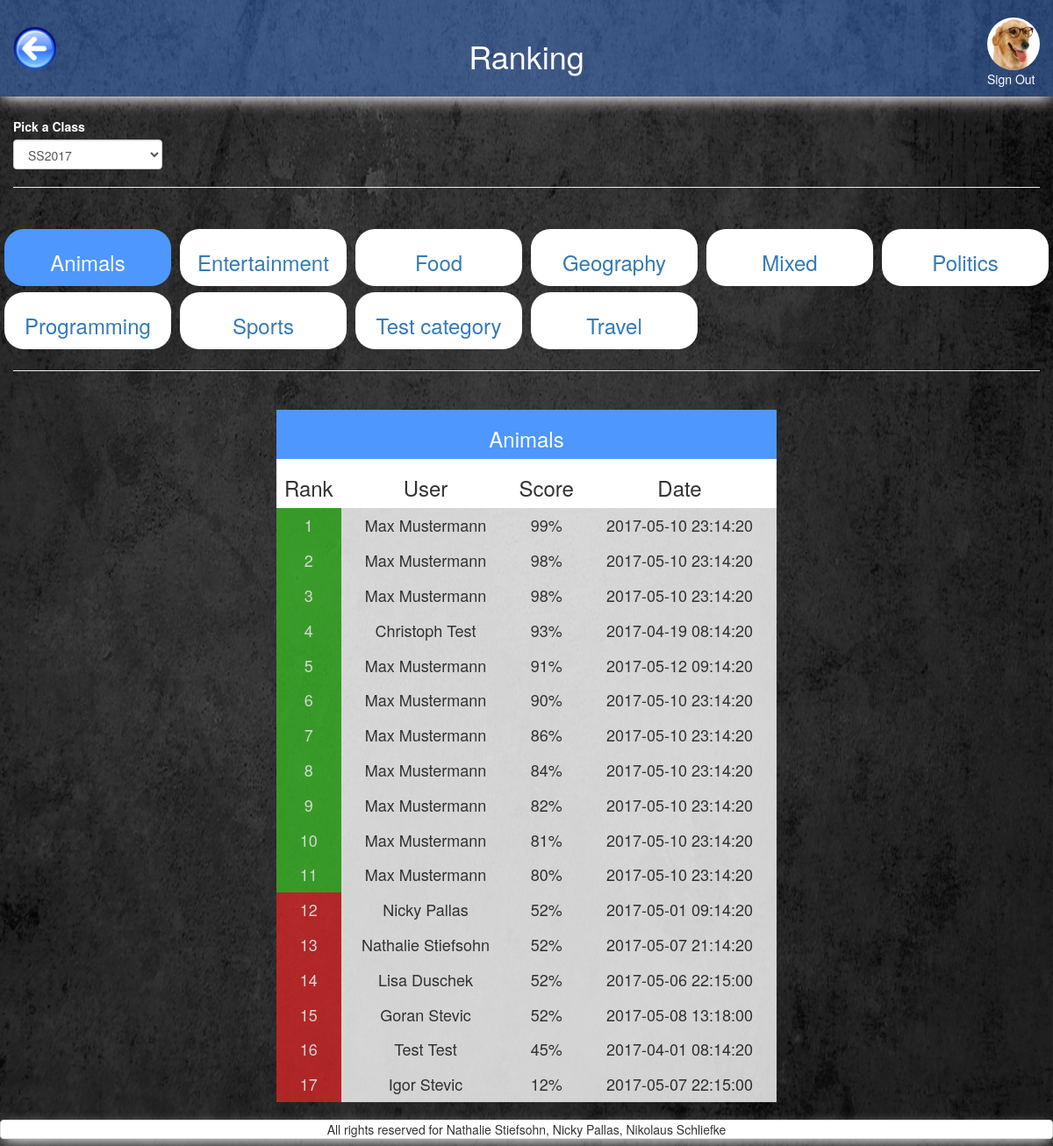
The app's page /admin_ranking.php?selected_category_id=7 (signed in), older data.
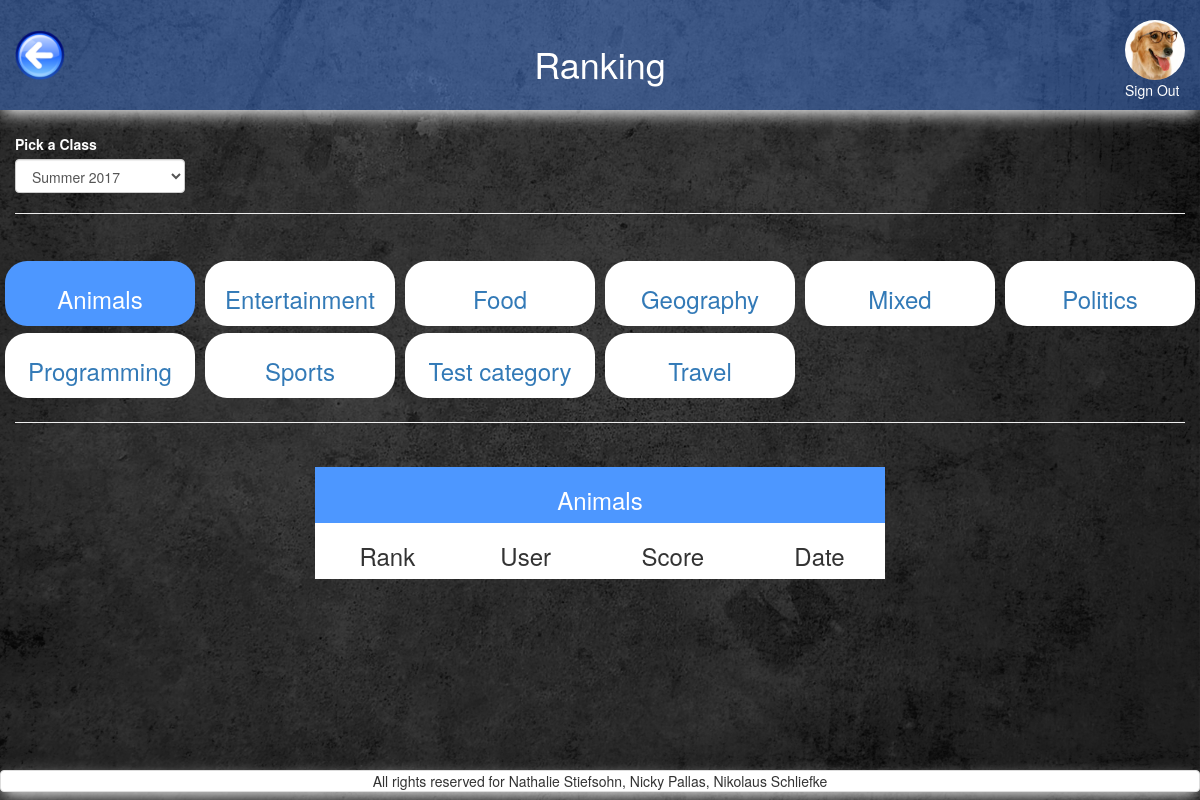
The same page, newer data.
### tables this page shows
CREATE TABLE `categories` (
  `id` int(11) NOT NULL,
  `category` varchar(13) NOT NULL,
  `image` varchar(255) NOT NULL DEFAULT 'default.png',
  `amount_questions` int(11) NOT NULL DEFAULT '8',
  `tries` int(11) NOT NULL DEFAULT '5',
  `passed_at` decimal(3,2) NOT NULL DEFAULT '0.60'
);

CREATE TABLE `quizzes` (
  `id` int(11) NOT NULL,
  `FK_users` int(11) NOT NULL,
  `FK_categories` int(11) NOT NULL,
  `scores` decimal(3,2) DEFAULT NULL,
  `start_timestamp` datetime NOT NULL,
  `end_timestamp` datetime DEFAULT NULL
);

CREATE TABLE `users` (
  `id` int(11) NOT NULL,
  `FK_avatars` int(11) NOT NULL,
  `FK_classes` int(11) NOT NULL DEFAULT '1',
  `email` varchar(255) NOT NULL,
  `password` varchar(255) NOT NULL,
  `first_name` varchar(255) NOT NULL,
  `family_name` varchar(255) NOT NULL,
  `date_of_birth` date NOT NULL DEFAULT '1993-07-30'
);

### query/all_classes_query.php (called while the page is built)
<?php
$query_classes = "
    SELECT
        *
    FROM `classes`
    order by start_date ASC
";
$res_classes = mysqli_query($con, $query_classes);
$count_classes = mysqli_num_rows($res_classes);
?>

### query/categories_query.php (called while the page is built)
<?php
$query_all_categories = "
    SELECT
        *
    FROM `categories`
    order by category ASC
";
$res_all_categories = mysqli_query($con, $query_all_categories);
?>

### query/ranking_query.php (called while the page is built)
 <?php
$query_ranking="
    SELECT
        t1.*,
        first_name,
        family_name,
        passed_at
    FROM categories
    left JOIN quizzes as t1 ON categories.id=t1.FK_categories
    left JOIN quizzes AS t2
      ON t1.FK_users = t2.FK_users
        AND t1.FK_categories = t2.FK_categories
        AND t1.end_timestamp < t2.end_timestamp
    JOIN users on users.id=t1.fk_users
    WHERE t2.FK_users IS NULL
    and t1.fk_categories = ".$selected_category_id."
    and users.fk_classes=".$selected_class_id."
    order by scores Desc
";
$res_ranking = mysqli_query($con, $query_ranking);
?>

### admin_ranking.php (the view, shortened to what the changed rows need)
<?php
require_once('includes/start_session_admin.php');
?>
<?php
	$highlight="";
	$passed="";
	if(isset($_GET['selected_category_id'])){
		$selected_category_id = $_GET['selected_category_id'];
		$query_category_name = "
		    SELECT category FROM `categories` where categories.id = ".$selected_category_id;
		$res_category_name = mysqli_query($con, $query_category_name);
		$row_category_name  = mysqli_fetch_array($res_category_name);
		$category_name_selected = $row_category_name['category'];
	} else {
		$selected_category_id = '-1';
		$category_name_selected = "Pick a category from above";
	}
?>
<!DOCTYPE html>
<html>
<head>
	<?php
require_once('includes/head_tag.php');
	?>
</head>
<body>
<div id="wrap">
  <div id="main" class="container-fluid clear-top">
	<header class="row shadow" id="header">
			<div class="col-xs-6 white text-center margin-top">
                <h1 class="heading_font">Ranking</h1>
            </div>
	</header>
	<div class="row">
		<main class="col-xs-12">
			<section class="row">
				<div class="col-xs-12 margin-top">
					<div class="row">
						<div class="col-xs-12 col-sm-2">
					<label class="white">Pick a Class</label>
					<select class="form-control" id="class" name="class">
					<?php
						require_once('query/all_classes_query.php');
				                while ($row_classes  = mysqli_fetch_array($res_classes)){
				                    $class = $row_classes['name'];
				                    $class_id = $row_classes['id'];
				                    $from = $row_classes['start_date'];
				                    $from = strtotime($from);
				                    $from = date('Y-m-d',$from);
				                    $to = $row_classes['end_date'];
				                    $to = strtotime($to);
				                    $to = date('Y-m-d',$to);
					                    if(isset($_GET['class_id'])){
					                    	if ($class_id==$selected_class_id) {
						                    	echo "<option value='".$class_id."' selected='selected
						                    	'>".$class."</option>";
						                    } else {
						                    	echo "<option value='".$class_id."'>".$class."</option>";
						                    }
										} else {
						                    if ((date('Y-m-d') >= $from) AND (date('Y-m-d') <= $to)) {
						                    	$count_active_classes += 1;
						                    	$selected_class_id=$class_id;
						                    	echo "<option value='".$class_id."' selected='selected
						                    	'>".$class."</option>";
						                    } elseif($class_id==$count_classes){
						                    	echo "<option value='".$class_id."' selected='selected
						                    	'>".$class."</option>";
						                    } else {
						                    	$selected_class_id=$class_id;
						                    }
					                	}
				                }
						        if(!isset($_GET['class_id'])){
							        if ($count_active_classes == 0) {
				                    	$selected_class_id=$count_classes;
							        }
							    }
					 ?>
					</select>
						</div>
					</div>
				</div>
				<div class="col-xs-12 text-center margin-top">
					<div class="row">
							<?php
								require_once('query/categories_query.php');
				                while ($row_all_categories  = mysqli_fetch_array($res_all_categories)){
				                    $category = $row_all_categories['category'];
				                    $category_id=$row_all_categories['id'];
				                    if ($selected_category_id==$category_id){
				                    	$highlight="highlight";
				                    } else {
				                    	$highlight="";
				                    }
				                    echo '
							<a href="admin_ranking.php?selected_category_id='.$category_id;
							if(isset($_GET['class_id'])){
								echo "&class_id=".$selected_class_id;
							}
							echo'" class="">
	 							<div class="col-xs-6 col-sm-3 col-md-2">
									<div class="wrapper2 text-center" id="'.$highlight.'">
	 									<h3>'.$category.'</h3>
	 								</div>
								</div>
		 					</a>
				                    ';
				                }
			                ?>
	                </div>
				</div>
				<div class="col-xs-10 col-xs-offset-1 col-sm-6 col-sm-offset-3 margin-top">
                        <table class="table-hover text-center" >
                            <thead>
                            	<tr id="first_row_table" class="white">
                                	<th colspan="4" class="text-center success"><h3><?php echo $category_name_selected;  ?></h3></th>
                                </tr>
                                <tr id="white_background">
                                	<th class="text-center"><h3>Rank</h3></th>
                                	<th class="text-center"><h3>User</h3></th>
                                    <th class="text-center"><h3>Score</h3></th>
                                    <th class="text-center"><h3>Date</h3></th>
                                </tr>
                            </thead>
                            <tbody>
                                 <?php
                        include_once('query/ranking_query.php');
                        $rank=1;
                        while ($row_ranking  = mysqli_fetch_array($res_ranking)){
 							$first_name = $row_ranking['first_name'];
 							$family_name = $row_ranking['family_name'];
                            $score=$row_ranking['scores'];
                            $time_stamp=$row_ranking['start_timestamp'];
                            $passed_at=$row_ranking['passed_at'];
                            if ($score>=$passed_at){
                            	$passed="green_background";
                            } else {
                            	$passed="red_background";
                            }
                            echo '
                                <tr>
                                    <td  class="'.$passed.'"><h4>'.$rank.'</h4></td>
                                    <td><h4>'.$first_name.' '.$family_name.'</h4></td>
                                    <td><h4>'.number_format($score*100).'%</h4></td>
                                    <td><h4>'.$time_stamp.'</h4></td>
                                </tr>
                                ';
                         $rank++;
                        }
                        ?>
                            </tbody>
                        </table>
                    </div>
			</section>
		</main>
	</div>
  </div>
</div>
</body>
</html>

Row changes from the older to the newer data that the page shows:
removed quizzes: FK_users.first_name "Max", FK_users.family_name "Mustermann", $score*100 "99", start_timestamp "2017-05-10 23:14:20"
removed quizzes: FK_users.first_name "Max", FK_users.family_name "Mustermann", $score*100 "98", start_timestamp "2017-05-10 23:14:20"
removed quizzes: FK_users.first_name "Max", FK_users.family_name "Mustermann", $score*100 "98", start_timestamp "2017-05-10 23:14:20"
no longer on this page (row edited): quizzes: FK_users.first_name "Christoph", FK_users.family_name "Test", $score*100 "93", start_timestamp "2017-04-19 08:14:20"
removed quizzes: FK_users.first_name "Max", FK_users.family_name "Mustermann", $score*100 "91", start_timestamp "2017-05-12 09:14:20"
removed quizzes: FK_users.first_name "Max", FK_users.family_name "Mustermann", $score*100 "90", start_timestamp "2017-05-10 23:14:20"
removed quizzes: FK_users.first_name "Max", FK_users.family_name "Mustermann", $score*100 "86", start_timestamp "2017-05-10 23:14:20"
removed quizzes: FK_users.first_name "Max", FK_users.family_name "Mustermann", $score*100 "84", start_timestamp "2017-05-10 23:14:20"
removed quizzes: FK_users.first_name "Max", FK_users.family_name "Mustermann", $score*100 "82", start_timestamp "2017-05-10 23:14:20"
removed quizzes: FK_users.first_name "Max", FK_users.family_name "Mustermann", $score*100 "81", start_timestamp "2017-05-10 23:14:20"
removed quizzes: FK_users.first_name "Max", FK_users.family_name "Mustermann", $score*100 "80", start_timestamp "2017-05-10 23:14:20"
no longer on this page (row edited): quizzes: FK_users.first_name "Nicky", FK_users.family_name "Pallas", $score*100 "52", start_timestamp "2017-05-01 09:14:20"
no longer on this page (row edited): quizzes: FK_users.first_name "Nathalie", FK_users.family_name "Stiefsohn", $score*100 "52", start_timestamp "2017-05-07 21:14:20"
no longer on this page (row edited): quizzes: FK_users.first_name "Lisa", FK_users.family_name "Duschek", $score*100 "52", start_timestamp "2017-05-06 22:15:00"
no longer on this page (row edited): quizzes: FK_users.first_name "Goran", FK_users.family_name "Stevic", $score*100 "52", start_timestamp "2017-05-08 13:18:00"
no longer on this page (row edited): quizzes: FK_users.first_name "Test", FK_users.family_name "Test", $score*100 "45", start_timestamp "2017-04-01 08:14:20"
no longer on this page (row edited): quizzes: FK_users.first_name "Igor", FK_users.family_name "Stevic", $score*100 "12", start_timestamp "2017-05-07 22:15:00"
Text that changed along with them:
form field class: "SS2017" → "Summer 2017"
